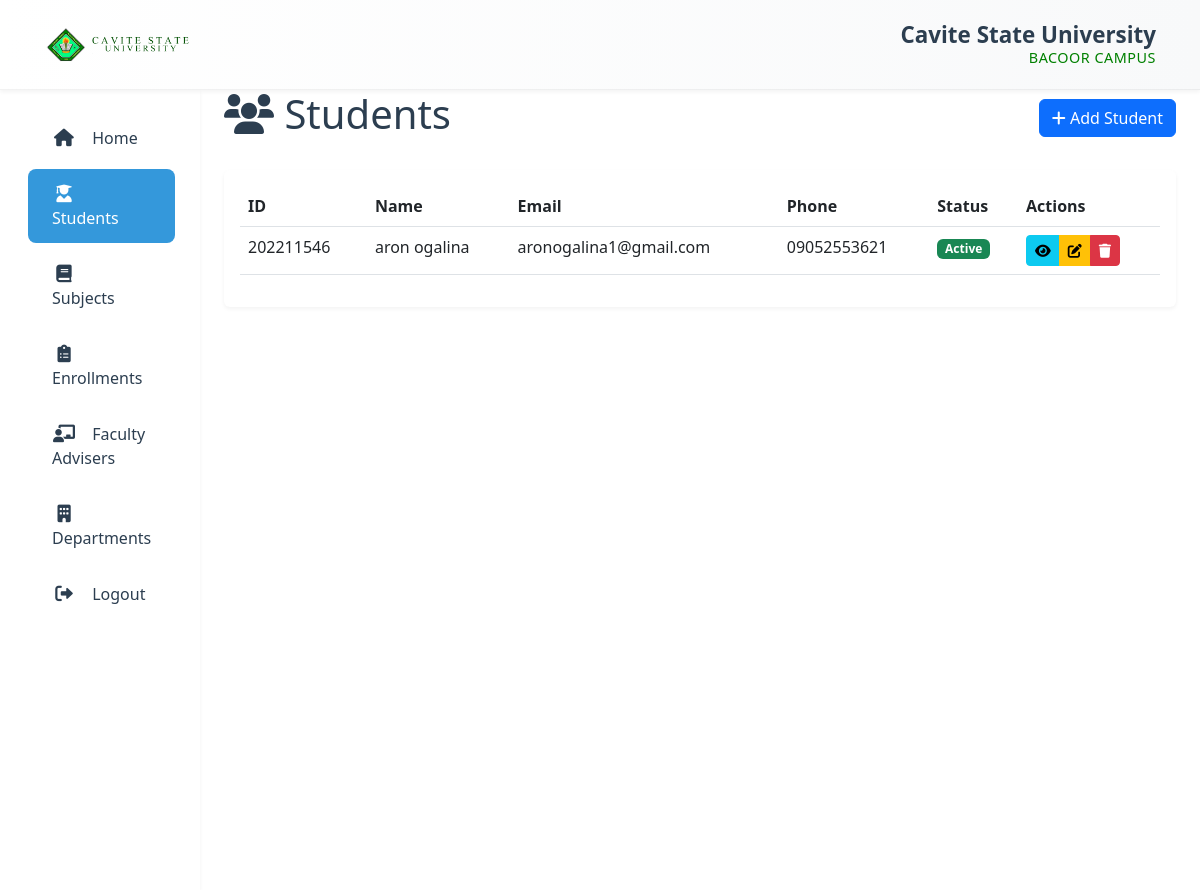
The app's page /students/ (signed in) with its own data.
### main/models.py (models this page shows, shortened)
class Student(models.Model):
    GENDER_CHOICES = [
        ('M', 'Male'),
        ('F', 'Female'),
        ('O', 'Other'),
    ]
    student_id = models.CharField(max_length=20, unique=True)
    first_name = models.CharField(max_length=100)
    last_name = models.CharField(max_length=100)
    email = models.EmailField(unique=True)
    date_of_birth = models.DateField()
    gender = models.CharField(max_length=1, choices=GENDER_CHOICES)
    address = models.TextField()
    phone_number = models.CharField(max_length=20)
    major = models.CharField(max_length=100, blank=True, null=True)
    department = models.ForeignKey(
        'Department',
        on_delete=models.SET_NULL,
        null=True,
        blank=True,
        related_name='students'
    )
    created_at = models.DateTimeField(auto_now_add=True)
    updated_at = models.DateTimeField(auto_now=True)
    enrollment_date = models.DateField(auto_now_add=True)
    is_active = models.BooleanField(default=True)
    faculty_adviser = models.ForeignKey(
        FacultyAdviser,
        on_delete=models.SET_NULL,
        null=True,
        blank=True,
        related_name='advised_students'
    )
    class Meta:
        ordering = ['last_name', 'first_name']

### main/views.py (the view)
# urls.py: path('students/', views.student_list, name='student_list'),
@login_required
def student_list(request):
    students = Student.objects.all()
    return render(request, 'main/student_list.html', {
        'title': 'Students',
        'students': students
    })

### templates/main/student_list.html (shortened to what this page needs)
{% extends 'base.html' %}
{% block content %}
<div class="d-flex justify-content-between align-items-center mb-4">
    <h1><i class="fas fa-users"></i> Students</h1>
    <a href="{% url 'main:student_create' %}" class="btn btn-primary">
        <i class="fas fa-plus"></i> Add Student
    </a>
</div>
<div class="card">
    <div class="card-body">
        <div class="table-responsive">
            <table class="table table-hover">
                <thead>
                    <tr>
                        <th>ID</th>
                        <th>Name</th>
                        <th>Email</th>
                        <th>Phone</th>
                        <th>Status</th>
                        <th>Actions</th>
                    </tr>
                </thead>
                <tbody>
                    {% for student in students %}
                    <tr>
                        <td>{{ student.student_id }}</td>
                        <td>{{ student.first_name }} {{ student.last_name }}</td>
                        <td>{{ student.email }}</td>
                        <td>{{ student.phone_number }}</td>
                        <td>
                            {% if student.is_active %}
                            <span class="badge bg-success">Active</span>
                            {% else %}
                            <span class="badge bg-danger">Inactive</span>
                            {% endif %}
                        </td>
                        <td>
                            <div class="btn-group">
                                <a href="{% url 'main:student_detail' student.pk %}" class="btn btn-sm btn-info">
                                    <i class="fas fa-eye"></i>
                                </a>
                                <a href="{% url 'main:student_update' student.pk %}" class="btn btn-sm btn-warning">
                                    <i class="fas fa-edit"></i>
                                </a>
                                <a href="{% url 'main:student_delete' student.pk %}" class="btn btn-sm btn-danger">
                                    <i class="fas fa-trash"></i>
                                </a>
                            </div>
                        </td>
                    </tr>
                    {% empty %}
                    <tr>
                        <td colspan="6" class="text-center">No students found.</td>
                    </tr>
                    {% endfor %}
                </tbody>
            </table>
        </div>
    </div>
</div>
{% endblock %}

### static/css/style.css (style rules this page uses)
body { min-height: 100vh; display: flex; flex-direction: column; }

### templates/base.html (style rules this page uses)
:root { --primary-color: #2c3e50; --secondary-color: #3498db; --background-light: #f8f9fa; --text-dark: #2c3e50; --shadow-sm: 0 2px 4px rgba(0,0,0,0.05); --shadow-md: 0 4px 6px rgba(0,0,0,0.1); --transition-speed: 0.3s; }
body { font-family: 'Segoe UI', system-ui, -apple-system, sans-serif; color: var(--text-dark); }
.card { border: none; box-shadow: var(--shadow-sm); transition: transform var(--transition-speed) ease; }

### records on screen
Student: student_id "202211546", first_name "aron", last_name "ogalina", email "aronogalina1@gmail.com", phone_number "09052553621", is_active "Active"
